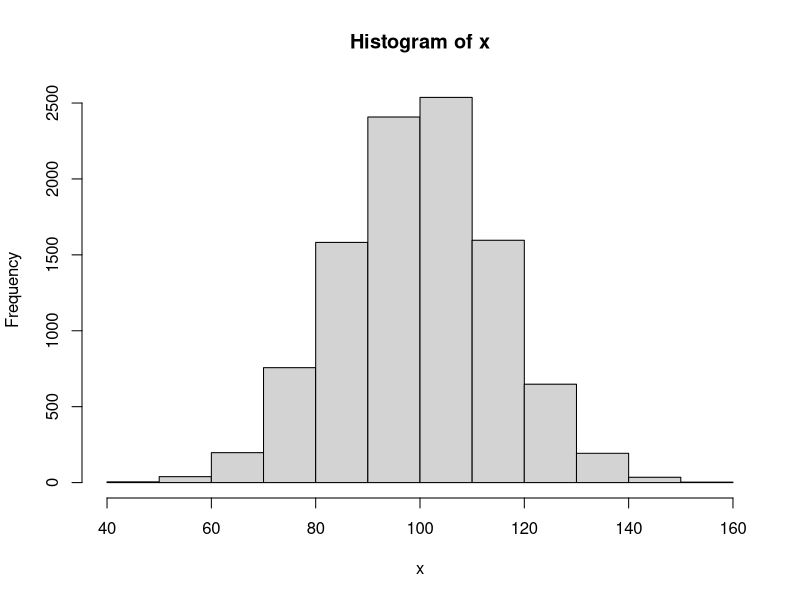

Reproduce this figure in R.
## ---- chunk 1
x <- rnorm(10000, mean = 100, sd = 15)
hist(x)
